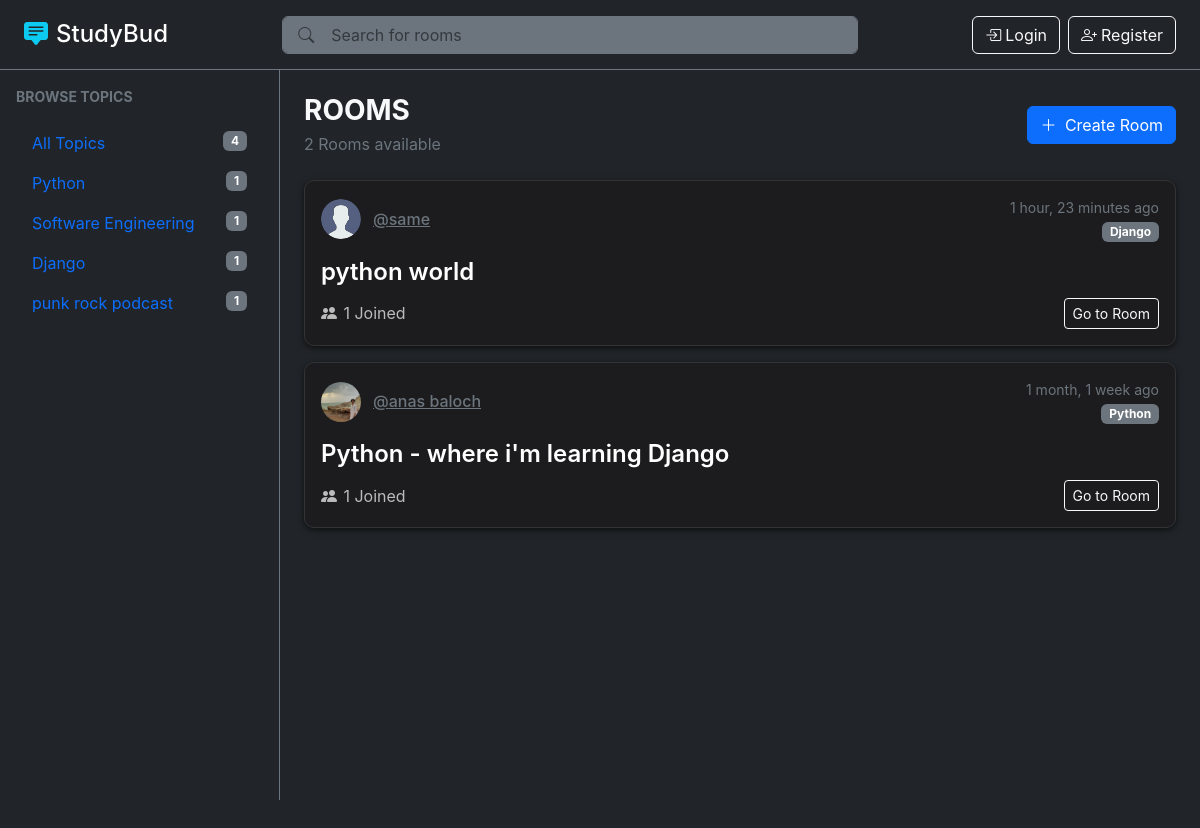
Page /?q=Python on the committed database.
### base/models.py (models this page shows, shortened)
class Topic(models.Model):
    name = models.CharField(max_length=200)

class Room(models.Model):
    host = models.ForeignKey(User, on_delete=models.SET_NULL, null=True)
    topic = models.ForeignKey(Topic, on_delete=models.SET_NULL, null=True)
    name = models.CharField(max_length=200)
    description = models.TextField(blank=True, null=True)
    participants = models.ManyToManyField(User, related_name='participants', blank=True)
    updated_at = models.DateTimeField(auto_now=True)
    created_at = models.DateTimeField(auto_now_add=True)
    class Meta:
        ordering = ['-updated_at', '-created_at']

class User(AbstractUser):
    username = None
    name = models.CharField(max_length=200, null=True, blank=True)
    email = models.EmailField(unique=True, null=True, blank=True)
    bio = models.TextField(null=True, blank=True)
    avatar = models.ImageField(null=True, blank=True, default='static/uploads/avatar.svg', upload_to='static/uploads/')
    USERNAME_FIELD = 'email'
    REQUIRED_FIELDS = []

### base/views.py (the view)
# urls.py: path('', views.rooms, name='rooms'),
def rooms(request):
    search_query = request.GET.get('q') if request.GET.get('q') != None else ''
    rooms = Room.objects.filter(
        Q(topic__name__icontains=search_query) |
        Q(name__icontains=search_query) |
        Q(description__icontains=search_query)
        ).distinct().order_by('-updated_at')
    topics = Topic.objects.all()
    recent_activity = Message.objects.filter(Q(room__topic__name__icontains=search_query))[:5]
    top_hosted = User.objects.annotate(num_rooms=Count('room')).order_by('-num_rooms')[:3]
    context = {'rooms': rooms, 'topics':topics, 'recent_activity': recent_activity, 'top_hosted': top_hosted}
    return render(request, 'base/rooms.html', context)

### base/templates/base/rooms.html (shortened to what this page needs)
{% extends "layout.html" %}
{% block left_side_bar %}
  <a href="{% url 'rooms' %}" class="nav-link">All Topics<span class="badge bg-secondary float-end">{{topics.count}}</span></a>
  {% for topic in topics %}
    <a href="{% url 'rooms' %}?q={{topic.name}}" class="nav-link">{{topic.name}} <span class="badge bg-secondary float-end">{{topic.room_set.count}}</span></a>
  {% endfor %}
{% endblock %}
{% block content %}
    <div class="row g-4">
        <div class="col-12">
            <div class="d-flex flex-column flex-sm-row justify-content-between align-items-start align-items-sm-center mb-4">
                <div>
                    <h1 class="h3 fw-bold mb-1">ROOMS</h1>
                    <p class="text-secondary mb-0">{{ rooms.count }} Rooms available</p>
                </div>
                <a href="{% url 'create-room' %}" class="btn btn-primary mt-3 mt-sm-0">
                    <i class="bi bi-plus-lg me-1"></i> Create Room
                </a>
            </div>
            {% include 'base/components/rooms_feed.html' %}
        </div>
    </div>
{% endblock %}

### base/templates/base/components/room_card.html (shortened to what this page needs)
    <div class="room-card text-white">
        <div class="room-header">
        <div class="room-header-left">
            <img src="{{ room.host.avatar.url }}"
                alt="{{ room.host.name }}"
                class="rounded-circle room-host-avatar"
                style="width: 40px; height: 40px; object-fit: cover;">
            <a href="{% url 'public-profile' room.host.id %}" class="text-secondary hover-text-primary font-weight-bold h6 mb-0">@{{ room.host.name }}</a>
        </div>
        <div class="room-header-right text-end">
            <small class="text-secondary d-block">{{ room.updated_at|timesince }} ago</small>
            <span class="badge bg-secondary mt-1" style="float:right;">{{ room.topic.name }}</span>
        </div>
        </div>
        <a href="{% url 'room' room.id %}" class="room-name mb-2">
            {{ room.name }}
        </a>
        <div class="room-footer">
        <div class="participants">
            <i class="bi bi-people-fill"></i>
            <span>{{ room.participants.count }} Joined</span>
        </div>
        <div class="btn-group">
            <a href="{% url 'room' room.id %}" class="btn btn-sm btn-outline-light" title="View Room">
                Go to Room
            </a>
        </div>
        </div>
    </div>

### static/css/style.css (style rules this page uses)
body { min-height: 100vh; font-family: -apple-system, BlinkMacSystemFont, 'Segoe UI', Roboto, sans-serif; }

### base/templates/base/rooms.html (style rules this page uses)
.room-card { background-color: #1c1c1e; border: 1px solid #333; border-radius: 10px; padding: 1rem; box-shadow: 0 2px 6px rgba(0,0,0,0.6); transition: box-shadow 0.2s ease; }
.room-host-avatar { width: 36px; height: 36px; }
@media (min-width: 576px) { .room-header { display: flex; justify-content: space-between; align-items: center; margin-bottom: 0.75rem; } }
@media (min-width: 576px) { .room-header-left { display: flex; align-items: center; gap: 0.75rem; } }
@media (min-width: 576px) { .room-header-right small, .room-header-right .badge { display: block; text-align: right; } }
@media (min-width: 576px) { .room-name { font-size: 1.5rem; font-weight: 600; margin-bottom: 0.75rem; color: white; text-decoration: none; display: inline-block; } }
@media (min-width: 576px) { .room-footer { display: flex; justify-content: space-between; align-items: center; } }
@media (min-width: 576px) { .participants { color: #bbb; display: flex; align-items: center; gap: 0.4rem; } }
@media (min-width: 576px) { .btn-group { display: flex; gap: 0.5rem; } }

### rows in the picture
Topic: name "Python", room_set.count "1"
Topic: name "Software Engineering", room_set.count "1"
Topic: name "Django", room_set.count "1"
Topic: name "punk rock podcast", room_set.count "1"
Room: host.avatar (placeholder picture), host.name "same", updated_at "1 hour, 23 minutes", topic.name "Django", name "python world", participants.count "1"
Room: host.avatar (picture), host.name "anas baloch", updated_at "1 month, 1 week", topic.name "Python", name "Python - where i'm learning Django", participants.count "1"

### other values in the picture
{{ topics.count }} "4"
{{ rooms.count }} "2"
